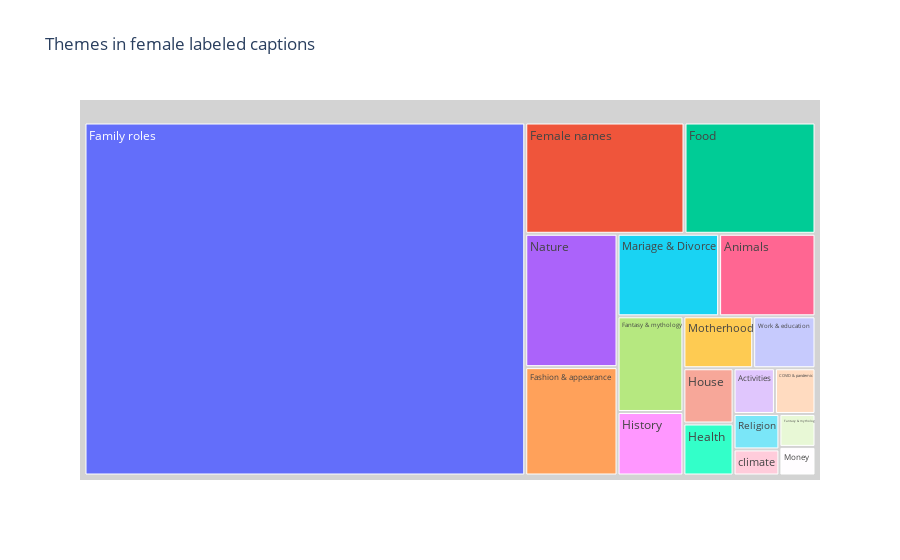

Source (notebook cell):
### Code cell
circle_data = []

# remove female archetypes
for theme in theme_counts.index:
    if theme == "Female archetypes":
        continue
    if theme == "Miscellaneous":
        continue
    theme_size = theme_counts[theme]

    circle_data.append(dict(
        id=theme,
        parent="",
        value=theme_size
    ))

df_circles = pd.DataFrame(circle_data)

fig = px.treemap(
    df_circles,
    names="id",
    parents="parent",
    values="value",
    title="Themes in female labeled captions"
)

fig.update_traces(root_color="lightgrey")

fig.update_traces(
    hovertemplate="<b>%{label}</b><br>Count: %{value}<extra></extra>"
)

fig.show()

### Figure 1 — Plotly figure (JSON) as saved in the notebook; plotly's stock layout.template omitted (floating-point values rounded to 4 significant figures)
{"data": [{"domain": {"x": [0, 1], "y": [0, 1]}, "hovertemplate": "<b>%{label}</b><br>Count: %{value}<extra></extra>", "labels": ["Family roles", "Female names", "Food", "Nature", "Fashion & appearance", "Mariage & Divorce", "Animals", "Fantasy & mythology", "History", "Motherhood", "Work & education", "House", "Health", "Activities", "COVID & pandemic", "Religion", "climate", "Fantasy & mytholog", "Money"], "name": "", "parents": ["", "", "", "", "", "", "", "", "", "", "", "", "", "", "", "", "", "", ""], "root": {"color": "lightgrey"}, "type": "treemap", "values": [21720, 2474, 2035, 1718, 1396, 1170, 1110, 880, 584, 506, 452, 387, 364, 264, 259, 227, 167, 166, 144]}], "layout": {"legend": {"tracegroupgap": 0}, "title": {"text": "Themes in female labeled captions"}}}
